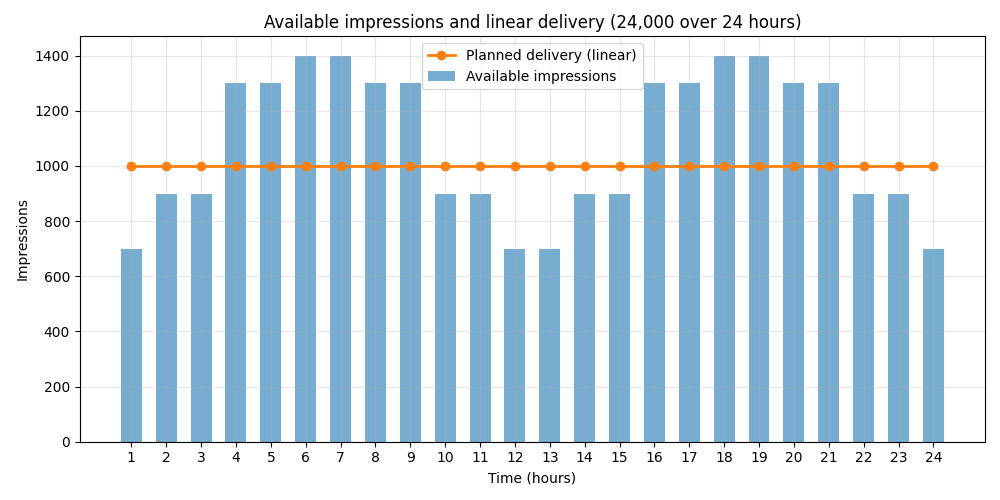

Source code (Python):
"""Simple PID simulation helper (plot-only step).

Plots available impressions per hour and a linear delivery plan
that spreads `budget` equally over `runtime_hours`.
"""
from pathlib import Path

import csv
from dataclasses import dataclass
from typing import List, Tuple

import numpy as np
import matplotlib.pyplot as plt


@dataclass
class PID:
    Kp: float
    Ki: float
    Kd: float
    dt: float

    integral: float = 0.0
    prev_error: float = 0.0

    def update(self, error: float) -> float:
        self.integral += error * self.dt
        derivative = (error - self.prev_error) / self.dt if self.dt > 0 else 0.0
        out = self.Kp * error + self.Ki * self.integral + self.Kd * derivative
        self.prev_error = error
        return out


def simulate_pid_with_opps_schedule(
    budget: int,
    runtime_hours: float,
    opps_schedule: List[float],
    pid_params: Tuple[float, float, float] = (0.8, 0.05, 0.01),
    stochastic: bool = False,
):
    """Simulate PID-controlled selection over an arbitrary opps schedule.

    Returns (hours, opps, desired, prob, selected, cumulative_selected)
    """
    steps = len(opps_schedule)
    dt = runtime_hours / steps

    pid = PID(Kp=pid_params[0], Ki=pid_params[1], Kd=pid_params[2], dt=dt)

    hours = []
    opps = []
    desired_list = []
    probs = []
    selected_list = []
    cumulative = []

    current_selected = 0.0
    rng = np.random.default_rng(42)

    for i in range(steps):
        t = (i + 1) * dt
        available = float(opps_schedule[i])

        target_frac = t / runtime_hours
        target_selected = target_frac * budget

        error = target_selected - current_selected

        pid_out = pid.update(error)

        # Desired impressions this step (bounded by available)
        desired = max(0.0, min(available, pid_out))

        prob = desired / available if available > 0 else 0.0
        prob = max(0.0, min(1.0, prob))

        if stochastic:
            selected = float(rng.binomial(int(round(available)), prob))
        else:
            selected = prob * available

        current_selected += selected

        hours.append(t)
        opps.append(available)
        desired_list.append(desired)
        probs.append(prob)
        selected_list.append(selected)
        cumulative.append(current_selected)

    return hours, opps, desired_list, probs, selected_list, cumulative


def simulate_pid_with_opps_schedule_exp(
    budget: int,
    runtime_hours: float,
    opps_schedule: List[float],
    theta: float = 0.2,
    stochastic: bool = False,
):
    """Simulate selection following the exponential target curve.

    Target cumulative (fraction): y = 1 - (1 - x) * exp(-theta * x), x = t / runtime_hours
    Probability is computed per-step so selected impressions track the exponential curve.
    Returns (hours, opps, desired, prob, selected, cumulative)
    """
    steps = len(opps_schedule)
    dt = runtime_hours / steps

    hours = []
    opps = []
    desired_list = []
    probs = []
    selected_list = []
    cumulative = []

    current_selected = 0.0
    rng = np.random.default_rng(42)

    for i in range(steps):
        t = (i + 1) * dt
        available = float(opps_schedule[i])

        x_norm = t / runtime_hours
        target_exp = budget * (1 - (1 - x_norm) * np.exp(-theta * x_norm))
        # linear cumulative target for reference (not used for probability calc)
        target_lin = (t / runtime_hours) * budget

        # desired to meet exponential target at this time
        desired = max(0.0, target_exp - current_selected)
        # clamp desired to available impressions this step
        desired_step = min(desired, available)

        prob = desired_step / available if available > 0 else 0.0
        prob = max(0.0, min(1.0, prob))

        if stochastic:
            selected = float(rng.binomial(int(round(available)), prob))
        else:
            selected = prob * available

        current_selected += selected

        hours.append(t)
        opps.append(available)
        desired_list.append(desired_step)
        probs.append(prob)
        selected_list.append(selected)
        cumulative.append(current_selected)

    return hours, opps, desired_list, probs, selected_list, cumulative


def save_csv(path: str, hours, opps, desired, probs, selected, cumulative):
    out = Path(path)
    with out.open("w", newline="") as f:
        writer = csv.writer(f)
        writer.writerow(["hour", "available", "desired", "prob", "selected", "cumulative"])
        for h, a, d, p, s, c in zip(hours, opps, desired, probs, selected, cumulative):
            writer.writerow([f"{h:.6f}", f"{a:.6f}", f"{d:.6f}", f"{p:.6f}", f"{s:.6f}", f"{c:.6f}"])
    print(f"Wrote CSV to {out.absolute()}")


def plot_pid_results(
    hours,
    opps,
    probs,
    cumulative,
    budget,
    runtime_hours,
    out_path: str,
    title: str = "PID Tracking - Linear Target",
):
    times = np.array(hours)
    opps_arr = np.array(opps)
    probs_arr = np.array(probs)
    cum_arr = np.array(cumulative)

    target_frac = times / runtime_hours
    target_selected = target_frac * budget

    fig, (ax1, ax2) = plt.subplots(2, 1, figsize=(10, 8), sharex=True)
    ax1.plot(times, probs_arr, label="Selection Probability", color="C0", marker="o")
    ax1.set_ylabel("Probability")
    ax1.grid(alpha=0.3)
    ax1.legend()

    ax2.plot(times, cum_arr, label="Cumulative Selected", color="C1")
    ax2.plot(times, target_selected, label="Target Cumulative", color="C2", linestyle="--")
    ax2.set_ylabel("Cumulative Selections")
    ax2.set_xlabel("Time (hours)")
    ax2.grid(alpha=0.3)
    ax2.legend(loc="upper left")

    ax3 = ax2.twinx()
    ax3.fill_between(times, 0, opps_arr, color="C4", alpha=0.12)
    ax3.plot(times, opps_arr, color="C4", alpha=0.6, label="Available Impressions")
    ax3.set_ylabel("Available Impressions")
    ax3.set_ylim(0, opps_arr.max() * 1.1)

    if title:
        fig.suptitle(title)

    out = Path(out_path)
    fig.tight_layout(rect=[0, 0, 1, 0.96])
    fig.savefig(out)
    plt.close(fig)
    print(f"Saved plot to {out.absolute()}")


def plot_pid_results_exp(
    hours,
    opps,
    probs,
    cumulative,
    budget,
    runtime_hours,
    theta,
    out_path: str,
    title: str = "PID Tracking - Exponential Target",
):
    times = np.array(hours)
    opps_arr = np.array(opps)
    probs_arr = np.array(probs)
    cum_arr = np.array(cumulative)

    # Exponential target: y = 1 - (1 - x) * exp(-theta * x)
    x_norm = times / runtime_hours
    target_selected = budget * (1 - (1 - x_norm) * np.exp(-theta * x_norm))

    target_linear = x_norm * budget

    fig, (ax1, ax2) = plt.subplots(2, 1, figsize=(10, 8), sharex=True)
    ax1.plot(times, probs_arr, label="Selection Probability", color="C0", marker="o")
    ax1.set_ylabel("Probability")
    ax1.grid(alpha=0.3)
    ax1.legend()

    ax2.plot(times, cum_arr, label="Cumulative Selected", color="C1")
    ax2.plot(times, target_linear, label="Target Cumulative (Linear)", color="C2", linestyle="--")
    ax2.set_ylabel("Cumulative Selections")
    ax2.set_xlabel("Time (hours)")
    ax2.grid(alpha=0.3)
    ax2.legend(loc="upper left")

    ax3 = ax2.twinx()
    ax3.fill_between(times, 0, opps_arr, color="C4", alpha=0.12)
    ax3.plot(times, opps_arr, color="C4", alpha=0.6, label="Available Impressions")
    ax3.set_ylabel("Available Impressions")
    ax3.set_ylim(0, opps_arr.max() * 1.1)

    if title:
        fig.suptitle(title)

    out = Path(out_path)
    fig.tight_layout(rect=[0, 0, 1, 0.96])
    fig.savefig(out)
    plt.close(fig)
    print(f"Saved plot to {out.absolute()}")


def plot_hourly_impressions_comparison(
    hours,
    selected_pid,
    selected_exp,
    out_path: str,
    title: str = "Hourly Selected Impressions Comparison",
):
    """Plot hourly impressions for both PID and EXP methods side by side."""
    fig, ax = plt.subplots(figsize=(12, 6))
    
    x = np.arange(len(hours))
    width = 0.35
    
    ax.bar(x - width/2, selected_pid, width, label="PID", alpha=0.8)
    ax.bar(x + width/2, selected_exp, width, label="EXP", alpha=0.8)
    
    ax.set_xlabel("Hour")
    ax.set_ylabel("Selected Impressions")
    ax.set_title(title)
    ax.set_xticks(x)
    ax.set_xticklabels([f"{int(h)}" for h in hours])
    ax.legend()
    ax.grid(alpha=0.3, axis='y')
    
    out = Path(out_path)
    fig.tight_layout()
    fig.savefig(out)
    plt.close(fig)
    print(f"Saved hourly comparison plot to {out.absolute()}")


def main():
    # Extend campaign to 24 hours with total target 24,000
    budget = 24_000
    runtime_hours = 24

    # Base hourly pattern (10-hour pattern from previous run)
    base_pattern = [700, 900, 900, 1300, 1300, 1400, 1400, 1300, 1300, 900, 900, 700]
    repeats = (runtime_hours + len(base_pattern) - 1) // len(base_pattern)
    available = (base_pattern * repeats)[:runtime_hours]

    # Quick visual: available and naive linear per-hour delivery
    hours = np.arange(1, runtime_hours + 1)
    delivery_per_hour = budget / runtime_hours

    delivery = [delivery_per_hour] * len(available)

    fig, ax = plt.subplots(figsize=(10, 5))
    ax.bar(hours, available, width=0.6, alpha=0.6, label="Available impressions")
    ax.plot(hours, delivery, color="C1", marker="o", linewidth=2, label="Planned delivery (linear)")
    ax.set_xlabel("Time (hours)")
    ax.set_ylabel("Impressions")
    ax.set_xticks(hours)
    ax.set_title("Available impressions and linear delivery (24,000 over 24 hours)")
    ax.legend()
    ax.grid(alpha=0.3)
    out = Path("pid_simulation.png")
    fig.tight_layout()
    fig.savefig(out)
    plt.close(fig)
    print(f"Saved plot to {out.absolute()}")

    # Run PID simulation on the same schedule
    pid_params = (1.0472, 0.00, 0.2742)
    hours_s, opps_s, desired_s, probs_s, selected_s, cum_s = simulate_pid_with_opps_schedule(
        budget=budget,
        runtime_hours=runtime_hours,
        opps_schedule=available,
        pid_params=pid_params,
        stochastic=False,
    )

    save_csv("pid_simulation_pid.csv", hours_s, opps_s, desired_s, probs_s, selected_s, cum_s)
    plot_pid_results(hours_s, opps_s, probs_s, cum_s, budget, runtime_hours, out_path="pid_simulation_pid.png")

    # Run exponential simulation
    theta = 0.4
    hours_e, opps_e, desired_e, probs_e, selected_e, cum_e = simulate_pid_with_opps_schedule_exp(
        budget=budget,
        runtime_hours=runtime_hours,
        opps_schedule=available,
        theta=theta,
        stochastic=False,
    )

    save_csv("pid_simulation_exp.csv", hours_e, opps_e, desired_e, probs_e, selected_e, cum_e)
    plot_pid_results_exp(hours_e, opps_e, probs_e, cum_e, budget, runtime_hours, theta=theta, out_path="pid_simulation_exp.png")

    # Plot hourly impressions comparison
    plot_hourly_impressions_comparison(hours, selected_s, selected_e, out_path="hourly_impressions_comparison.png")

    print(f"Exponential final selected = {cum_e[-1]:.2f} (target {budget})")
    print(f"PID final selected = {cum_s[-1]:.2f} (target {budget})")


if __name__ == "__main__":
    main()
